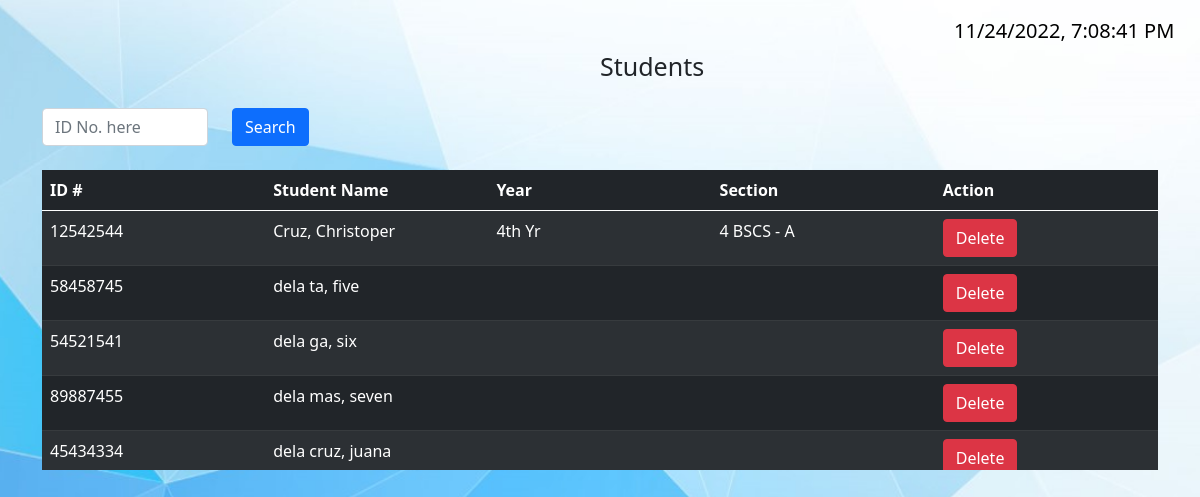
Screenshot of /admin/studentmembers.php (signed in) with the database file from the repository.
### tables this page shows
CREATE TABLE `users` (
  `userno` int(20) NOT NULL,
  `id` bigint(11) NOT NULL,
  `username` varchar(255) NOT NULL,
  `lastname` varchar(255) NOT NULL,
  `email` varchar(255) NOT NULL,
  `birthdate` varchar(255) NOT NULL,
  `tel` varchar(255) NOT NULL,
  `password` varchar(255) NOT NULL,
  `address` varchar(255) NOT NULL,
  `course` varchar(255) NOT NULL,
  `year` varchar(255) NOT NULL,
  `section` varchar(255) NOT NULL,
  `picture` varchar(255) NOT NULL,
  `role` varchar(255) NOT NULL
);

### admin/studentmembers.php (the view, shortened to what this page needs)
<?php
include '../config.php';
$sql = "SELECT * FROM users WHERE role = 'Student'";
$result = mysqli_query($conn, $sql);
?>
<!DOCTYPE html>
<html lang="en">
<body>
  <?php
    include("header.php");
  ?>
  <div class="container">
    <form class="row" method="POST">
      <div class="col-xl" style="margin-top:4%;position:relative;">
        <center><label class="form-label" id="titlepos">Students</label></center>
        <div class="row">
          <div class="col-md-2">
            <input type="text" name="searchRes" class="form-control" placeholder="ID No. here" maxlength="8" value="" required/>
          </div>
          <div class="col-md-1">
            <button class="btn btn-primary float-start" type="submit" name="findUser">Search</button>
          </div>
        </div>
      <br />
      <div class="table-wrapper-scroll-y scrollbar">
        <table class="table table-striped table-dark" style="height: 5px !important;">
          <thead>
            <tr>
              <th scope="col" >ID #</th>
              <th scope="col" >Student Name</th>
              <th scope="col" >Year</th>
              <th scope="col" >Section</th>
              <th scope="col" >Action</th>
            </tr>
          </thead>
          <tbody>
            <?php
              if ($result->num_rows > 0) {
                while ($row = mysqli_fetch_array($result)) {
                  echo "<tr>";
                  echo "<td>".$row['id']."</td>";
                  echo "<td>".$row['lastname'].", ".$row['username']."</td>";
                  echo "<td>".$row['year']."</td>";
                  echo "<td>".$row['section']."</td>";
                  echo "<td> <a href='userdelete.php?id=" .$row['id']. "&user=student' class='del-btn btn btn-danger'>Delete</a> </td>";
                  echo "</tr>";
              }
              } else {
                  echo "<tr>";
                  echo "<td colspan='4'>";
                  echo "<center>No Data Found.</center>";
                  echo "</td>";
                  echo "</tr>";
              }
            ?>
          </tbody>
        </table>
      </div>
      </div>
    </form>
  </div>
</body>
</html>

### admin/header.php (shortened to what this page needs)
<head>
  <link rel="stylesheet" href="../assets/css/style.css">
  <link rel="stylesheet" href="../assets/plugins/bootstrap.min.css" type="text/css"/>
  <link rel="stylesheet" href="https://cdn.jsdelivr.net/npm/bootstrap-icons@1.5.0/font/bootstrap-icons.css">
  <link rel="stylesheet" href="https://cdnjs.cloudflare.com/ajax/libs/font-awesome/6.2.0/css/all.min.css">
</head>
<nav class="navbar">
  <div class="container-fluid">
    <a class="nav-link link-light" id="username" style="bottom:5%;" >
      <span id="clock"></span>
    </a>
  </div>
</nav>

### assets/css/style.css (style rules this page uses)
html, body { height: 100%; overflow: hidden; }
body { background: url(../images/temp.jpg) center/cover no-repeat; height: 100vh; margin: 0; justify-content: center; font-family: Verdana, sans-serif; overflow: hidden; animation: fadeInAnimation ease 1s; animation-iteration-count: 1; animation-fill-mode: forwards; }
#clock { color:black; }
.container { position: relative; margin: auto; height: 80%; width: auto; }
#titlepos { position:absolute; font-size:25px; top:-60px; }
.scrollbar { position: relative; height: 300px; overflow: auto; }
.table-wrapper-scroll-y { display: block; }
table { overflow-y: hidden; height: 5px; width:250px; table-layout:fixed; Overflow-y:scroll; }
table tr { height:1em; }
td { overflow:hidden; white-space:nowrap; }
#username { white-space: nowrap; overflow: hidden; max-width: 250px; font-size:20px; }

### rows the page displays
users: id "12542544", lastname "Cruz", username "Christoper", year "4th Yr", section "4 BSCS - A"
users: id "58458745", lastname "dela ta", username "five"
users: id "54521541", lastname "dela ga", username "six"
users: id "89887455", lastname "dela mas", username "seven"
users: id "45434334", lastname "dela cruz", username "juana"
